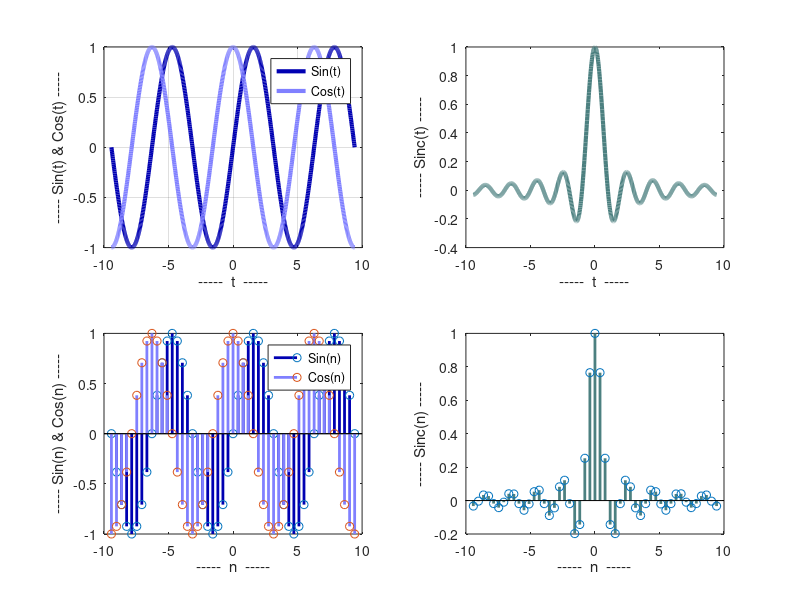

This figure's MATLAB source: (Note: this script raises an error after producing the figure.)
%% 1-1) Ploting continuous time signals:
clear; clc; figure(1)
t = linspace(-3*pi,3*pi,1000);

subplot(2,2,1)
plot(t,sin(t),"color", [0, 0, 0.7] ,"LineWidth", 3);
hold on;
plot(t,cos(t),"color", [0.5, 0.5, 1] ,"LineWidth", 3);
grid on;
xlabel("-----  t  -----");
ylabel("----- Sin(t) & Cos(t) -----")
legend("Sin(t)", "Cos(t)");

subplot(2,2,2)
plot(t,sinc(t),"color", [0.3, 0.5, 0.5] ,"LineWidth", 3);
xlabel("-----  t  -----");
ylabel("----- Sinc(t) -----");

%% 1-2) Plotting discrete time signals:
n = -3*pi : pi/8 : 3*pi;

subplot(2,2,3)
stem(n,sin(n),"color", [0, 0, 0.7] ,"LineWidth", 2);
hold on;
stem(n,cos(n),"color", [0.5, 0.5, 1] ,"LineWidth", 2);
xlabel("-----  n  -----");
ylabel("----- Sin(n) & Cos(n) -----")
legend("Sin(n)", "Cos(n)");

subplot(2,2,4)
stem(n,sinc(n),"color", [0.3, 0.5, 0.5] ,"LineWidth", 2);
xlabel("-----  n  -----");
ylabel("----- Sinc(n) -----");
%% 1-3) Calculating the signal's average value (discrete)
n = -3*pi : pi/8 : 3*pi;
f = sinc(n);
f_avg = mean(f);
disp("1-3)");
disp("Average of the discrete sinc(n) signal from -3pi to 3pi is ((  "+f_avg+"  ))");
disp("-------------------");

%% 1-4) Calculating the signal's energy and power (discrete)
n = -3*pi : pi/8 : 3*pi;
f = sinc(n);
f_enegry = sum(f.*f);
disp("1-4)");
disp("The discrete sinc(n) signal's energy from -3pi to 3pi is ((  "+f_enegry+"  ))");
disp("-------------------");
f_power = f_enegry / length(f);
disp("The discrete sinc(n) signal's power from -3pi to 3pi is ((  "+f_power+"  ))");
disp("-------------------");

%% 1-5) Defining and plotting a piecewise function
figure(2)
t = linspace(-1,2,1000);
x = (t <= 1).*(2*t) + (t > 1)*(2);
%subplot(3,2,5)
plot(t,x,"color", [0.5, 0.7, 0.5] ,"LineWidth", 7);
grid on;
